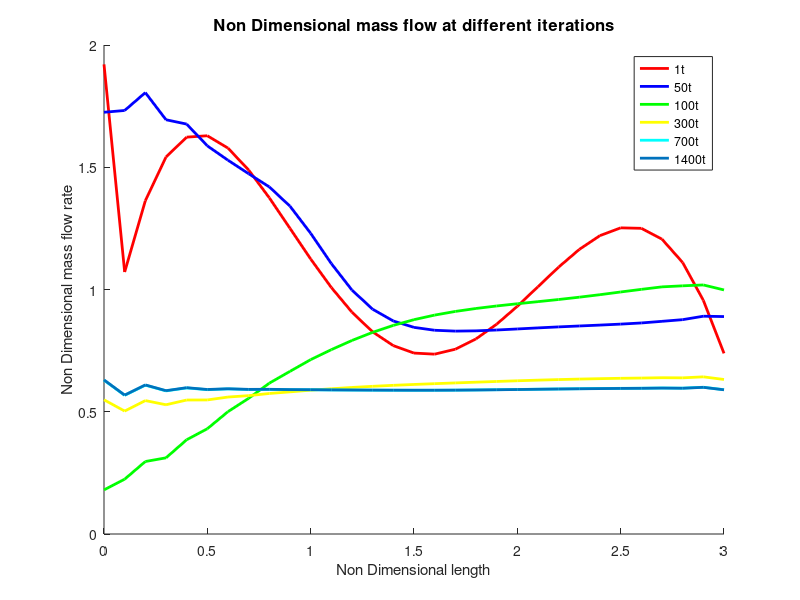

Recreate this plot in MATLAB. (Note: this script raises an error after producing the figure.)

% This MATLAB program calculates the steady state solution for
%  the Quasi 1D nozzle using Maccormack technique.

% The algorithm for this program is taken from the
% "Computational Fluid Dynamics" book by John D Anderson.
% All the assumed quantities are taken from that book.
%
% We aslo followed the same quantities so that the output values from
% this program can be cross checked with the author's machintosh computer's values.
%
% Note :: The grid points are set to be 30, it is verified that the values are
%  grid independent.
%
% Start of the program

clear all;

% x is the length of the nozzle and each point.
x =0:0.1:3;
%points are the grid points along the length of the nozzle
points = 31;
dx = x(2)-x(1);
%value at the throat
th =16;


% initial grid point values at t = 0
r = 1-0.3146*x;                 %density r
t = 1-0.2314*x;                 %temperature t
v = (0.1+1.09*x).*(sqrt(t));    % velocity v



%assumed quantities
a = 1+2.2*(x-1.5).^2;                   %area equation
C= 0.5;                                 %CFL number
gamma = 1.4;                            % constant ratio
iter = 2000;                            %no of iterations
total_time= 0;                          % total time taken for achieving steady state.
%time = min(C*(dx./(sqrt(t)+v)));
%total_time = total_time+time;
tic
% Iterations loop
for i = 1:iter

% copying the initial data
init_r = r;
init_v = v;
init_t = t;

% calculation of the time
time = min(C*(dx./(sqrt(t)+v)));
total_time = total_time+time;

%predictor step
for j = 2:points-1

% foreward difference terms
vfd = (v(j+1)-v(j))/dx;
rfd = (r(j+1)-r(j))/dx;
tfd = (t(j+1)-t(j))/dx;
afd = (log(a(j+1))-log(a(j)))/dx;


%continuity equation
dr_p(j) = -r(j)*vfd - r(j)*v(j)*afd - v(j)*rfd ;

%momentum equation
dv_p(j) = -v(j)*vfd - (1/gamma)*(tfd +(t(j)/r(j))*rfd ) ;

%energy equation
dt_p(j) = -v(j)*tfd -(gamma-1)*t(j)*(vfd + v(j)*afd) ;

%solution update-predicted values
r(j) = r(j) + dr_p(j)*time;
v(j) = v(j) + dv_p(j)*time;
t(j) = t(j) + dt_p(j)*time;

end
%end of predictor step


%corrector step
for k = 2:points-1

% rearward difference terms
vrd = (v(k)-v(k-1))/dx;
rrd = (r(k)-r(k-1))/dx;
trd = (t(k)-t(k-1))/dx;
ard = (log(a(k))-log(a(k-1)))/dx;

%continuity equation
dr_c(k) = -r(k)*vrd -r(k)*v(k)*ard -v(k)*rrd;

% momentum equation
dv_c(k) = -v(k)*vrd -(1/gamma)*(trd +(t(k)/r(k))*rrd);

%energy equation
dt_c(k) = -v(k)*trd - (gamma-1)*t(k)*(vrd + v(k)*ard) ;

end

% average time step
dr_avg = 0.5*(dr_p + dr_c);
dv_avg = 0.5*(dv_p + dv_c);
dt_avg = 0.5*(dt_p + dt_c);

for l = 2:points-1

%solution update
r(l) = init_r(l) + dr_avg(l)*time;
v(l) = init_v(l) + dv_avg(l)*time;
t(l) = init_t(l) + dt_avg(l)*time;

end

%boundary values - inflow
v(1) = 2*v(2)-v(1) ;

%boundary values - outflow
v(points) = 2*v(points-1) - v(points-2);
r(points) = 2*r(points-1) - r(points-2);
t(points) = 2*t(points-1) - t(points-2);


%non dimensional  parameters
pressure = r.*t;
mach = v./sqrt(t);
mflow = r.*a.*v;


%residuals- storing at throat
r_res(i) = dr_avg(th);
v_res(i) = dv_avg(th);
t_res(i) = dt_avg(th);

%parameters at throat
p_th(i) = pressure(th);
mach_th(i) = mach(th);
r_th(i) = r(th);
t_th(i) = t(th);

%ploting of mass flow rate at throat for  different iterations

figure(1)
hold on

if i ==1
plot(x,mflow,'r','LineWidth',2)
hold on

elseif i ==50
plot(x,mflow,'b','LineWidth',2)
hold on

elseif i ==100
plot(x,mflow,'g','LineWidth',2)
hold on

elseif i == 300
plot(x,mflow,'y','LineWidth',2)
hold on

elseif i == 700
plot(x,mflow,'c','LineWidth',2)
hold on

elseif i ==1400
plot(x,mflow,'LineWidth',2)
hold on

end

%plotting the massflow at different iterations
xlabel("Non Dimensional length");
ylabel("Non Dimensional mass flow rate");
title("Non Dimensional mass flow at different iterations",'FontWeight','bold','fontsize',12);
%legend('iter =1', 'iter = 50', 'iter = 100', 'iter = 300', 'iter = 700', 'iter=1400')



end
legend('1t', '50t', '100t', '300t', '700t', '1400t')
saveas(gcf,'iterations.png');
last = toc ;
%end of iterations loop

%updating the data table after 1400 iterations
table(:,1) = 1:31;
table(:,2) = x;                  % points along the length of the nozzle
table(:,3) = a;                  % area along the each point
table(:,4) = r;                  % dimensionless density values at each grid point
table(:,5) = v;                  % dimensionless velocity values at each grid point
table(:,6) = t;                  % dimensionless temperature values at each grid point
table(:,7) = pressure;           % dimensionless pressure
table(:,8) = mach;               % Mach number
table(:,9) = mflow;              % mass flow rate


total_time= total_time*(2.94*10^-3);

disp("the total time taken for the flow to achive steady state is "+total_time +" s");
disp("total time of computation is "+last +" s");

% ploting of residuals at the throat
figure(2)
plot(r_res)
hold on
plot(v_res)
hold on
plot(t_res)
hold on
xlabel("No of iterations(time steps)")
ylabel(" residuals");
title("Scaled Residuals")
legend('Density','Velocity','Temperature')
grid minor
saveas(gcf,'residuals.png');



%plotting of parameters at throat for different iterations
figure(5)
plot(p_th)
hold on
plot(mach_th)
hold on
plot(r_th)
hold on
plot(t_th)
xlabel('iterations')
ylabel('parameters')
legend('Pressure','Mach Number','Density','Temperature')
title('Variation in parameters at Throat.')
grid on
saveas(gcf,'thoat_parameters.png');

%plotting of parameters along the length of the  nozzle
%mach number
figure(3)
subplot(4,1,3)
plot(x,mach,'b');
xlabel("length");
ylabel("Mach Number");
grid minor
hold on

%pressure ratio
subplot(4,1,4)
plot(x,pressure,'b')
hold on
xlabel('length')
ylabel('Pressure')
grid minor

%density
subplot(4,1,2)
plot(x,r,'b')
hold on
xlabel('length')
ylabel('Density')
grid minor

%temperature
subplot(4,1,1)
plot(x,t,'b')
hold on
xlabel('length')
ylabel('Temperature')
grid minor
title("Qualitive aspects of Quasi - 1D flow");
saveas(gcf,'Qualitative_aspects.png');

%writing data to a xlsx file

writematrix(table,'nozzle_data,xlsx');

% the end of MATLAB program.
